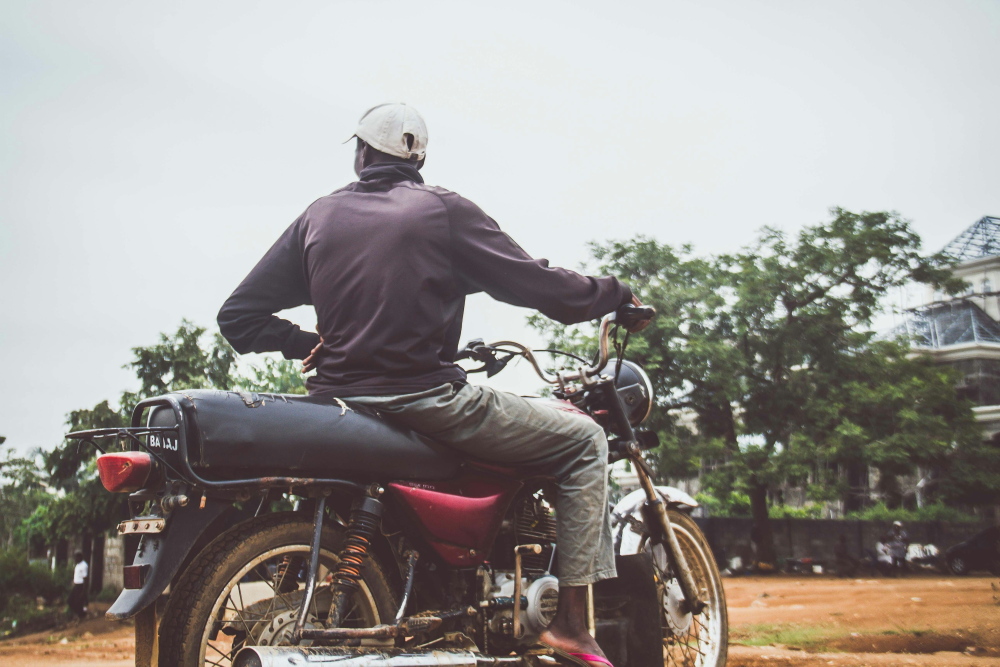
#> input picture marketing/reel4-atbara-live/assets/photos/rider.jpg, 3000 x 2000 px, found by its file name (shown at 1/3 size)
$ python dress_rider.py
#> lines starting #> are read from the running program, lines starting #| are printed output that depends on the picture; after the words box and inside, x2 and y2 are one past the last pixel; in counts of white or black regions, pixels touching at a corner belong together
# يُلبس الكابتن زيّ وجيز: القميص الداكن ⇐ أخضر الهوية، وشعار وجيز مطبوعٌ على ظهره
# بظلال القماش وطيّاته. المصدر assets/photos/rider.jpg (Unsplash) ⇐ rider_wajeez.jpg
import numpy as np
from PIL import Image, ImageFilter
im = Image.open('assets/photos/rider.jpg').convert('RGB')
#> im is the input picture: PIL image 3000x2000 RGB; mean R, G, B 154.9, 150.6, 146.8
a = np.asarray(im).astype(np.float32) / 255
r, g, b = a[..., 0], a[..., 1], a[..., 2]
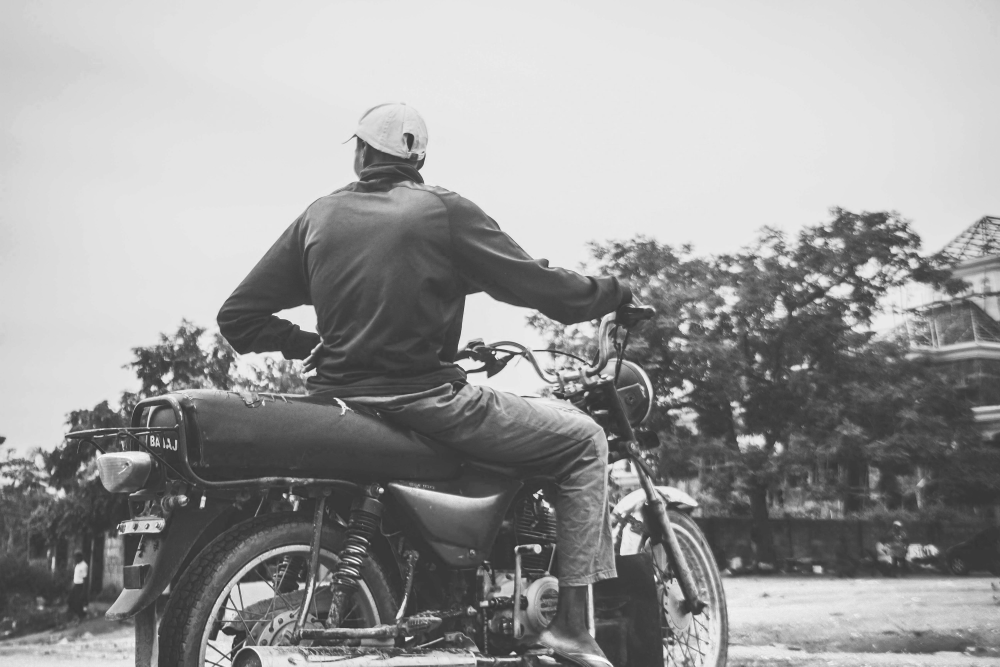
#> r: shape (2000, 3000) float32 (shown at 1/3 size); min 0.0941, max 1, mean 0.607
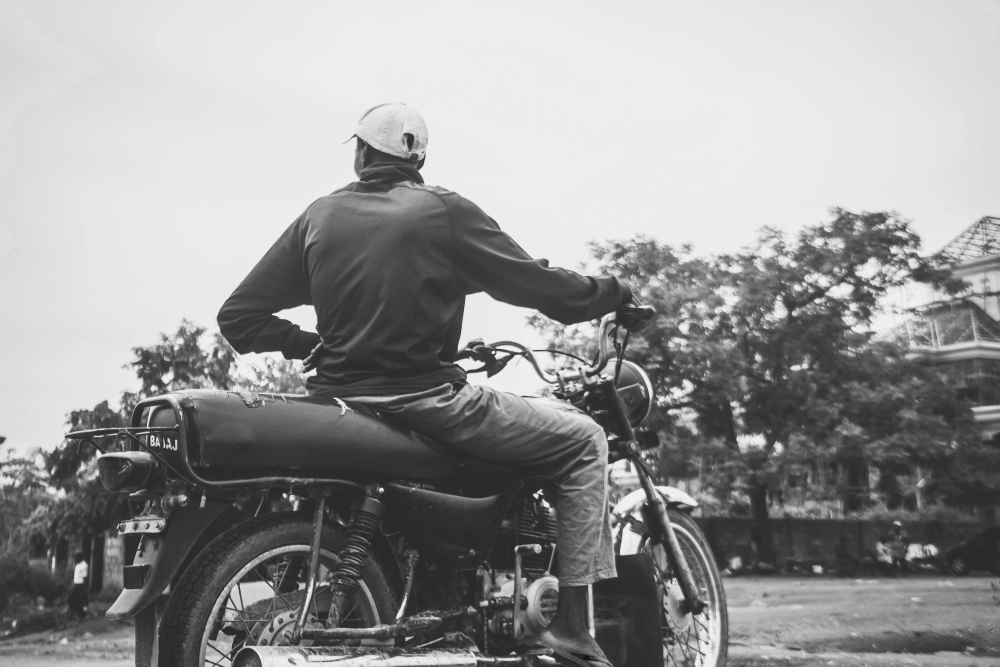
#> g: shape (2000, 3000) float32 (shown at 1/3 size); min 0.00392, max 0.984, mean 0.591
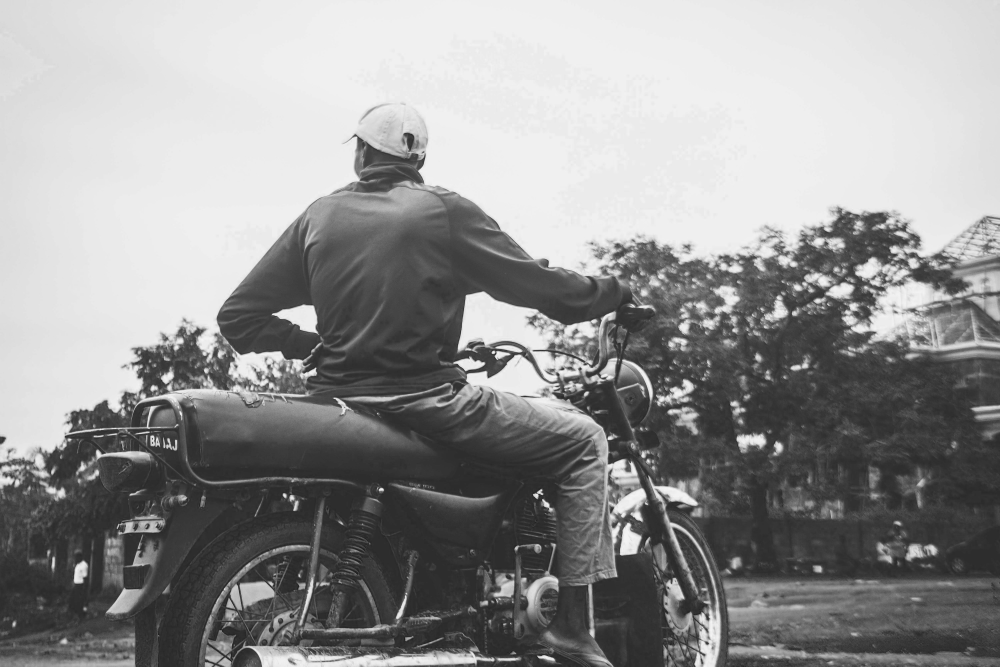
#> b: shape (2000, 3000) float32 (shown at 1/3 size); min 0.0235, max 1, mean 0.576
L = .3 * r + .59 * g + .11 * b
H, W = L.shape
#> H = 2000; W = 3000
yy, xx = np.mgrid[0:H, 0:W]
box = (xx > 620) & (xx < 1960) & (yy > 470) & (yy < 1160)
bike = ((yy > 990) & (xx > 1330 + (yy - 990) * .6)) | ((yy > 1165) & (xx < 1000)) | ((xx > 1650) & (yy > 1010))
mask = box & ~bike & (L < .74) & (b >= g - .015) & (r >= g - .03) & ((np.maximum(np.maximum(r, g), b) - np.minimum(np.minimum(r, g), b)) < .30)
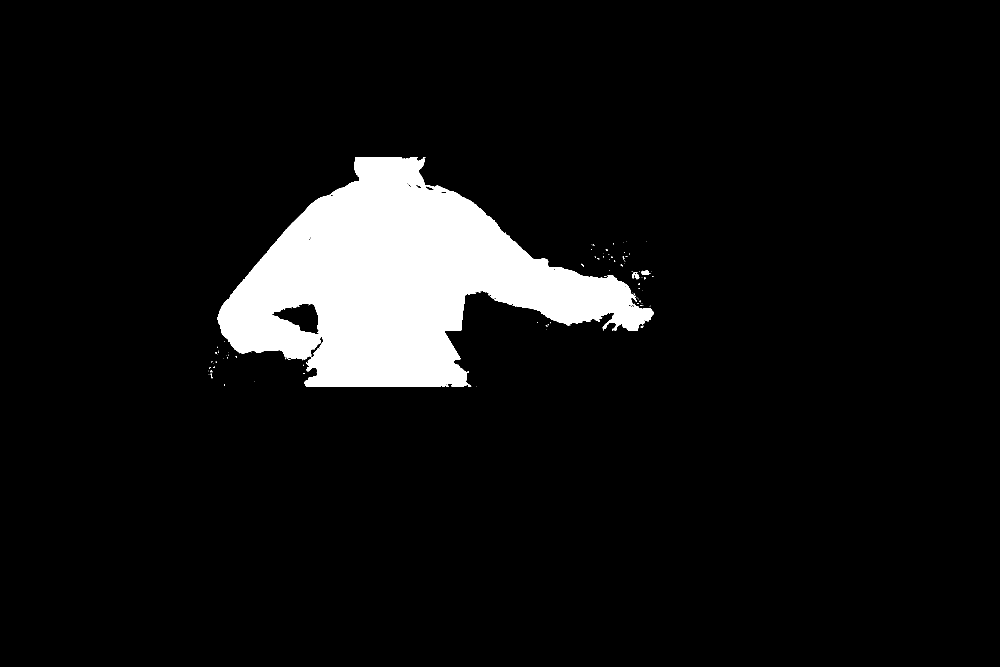
#> mask: shape (2000, 3000) bool (shown at 1/3 size); 7.5% white; 108 white regions (102 under 20 px), largest, box (x1, y1, x2, y2) and area: (653, 471, 1960, 1160) 448121, (1896, 816, 1917, 838) 231, (1923, 811, 1951, 824) 221, (1922, 977, 1930, 984) 33, (632, 1120, 637, 1135) 25, (1744, 791, 1752, 800) 24
# يُنظَّف القناع: يُملأ ثقوبه ويُنعَّم طرفه
m = Image.fromarray((mask * 255).astype('uint8')).filter(ImageFilter.MaxFilter(5)).filter(ImageFilter.MinFilter(5)).filter(ImageFilter.GaussianBlur(2.2))
m = np.asarray(m).astype(np.float32)[..., None] / 255
#> m: shape (2000, 3000, 1) float32
# أخضر الهوية بنفس إضاءة القماش (الطيّات تبقى)
green = np.array([0x07, 0x6E, 0x45], np.float32) / 255
shade = np.clip(L / .30, 0, 2.2)[..., None]
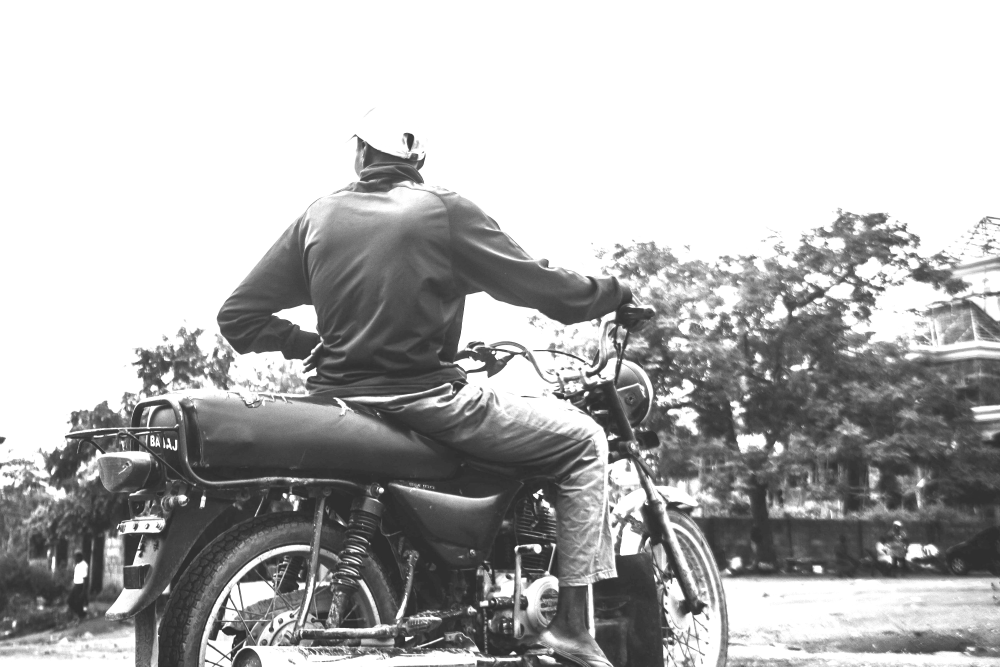
#> shade: shape (2000, 3000, 1) float32 (shown at 1/3 size); min 0.248, max 2.2, mean 1.62; drawn with min black and max white
dyed = np.clip(green * (0.18 + 0.7 * shade) + .02 * shade, 0, 1)
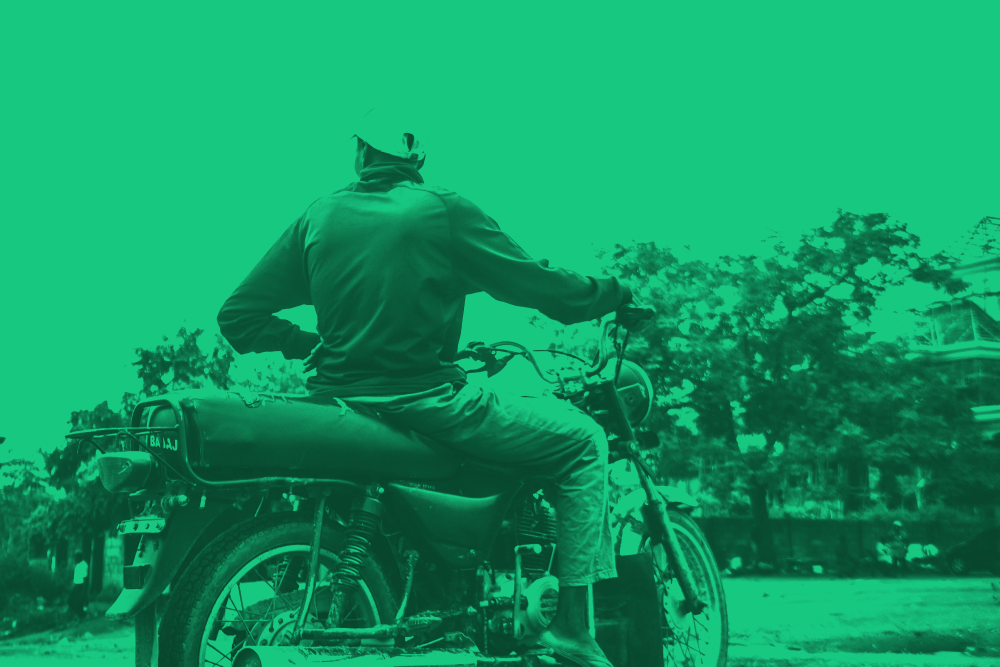
#> dyed: shape (2000, 3000, 3) float32 (shown at 1/3 size); mean of channels 0, 1, 2 0.0689, 0.585, 0.39; drawn as R, G, B
out = a * (1 - m) + dyed * m
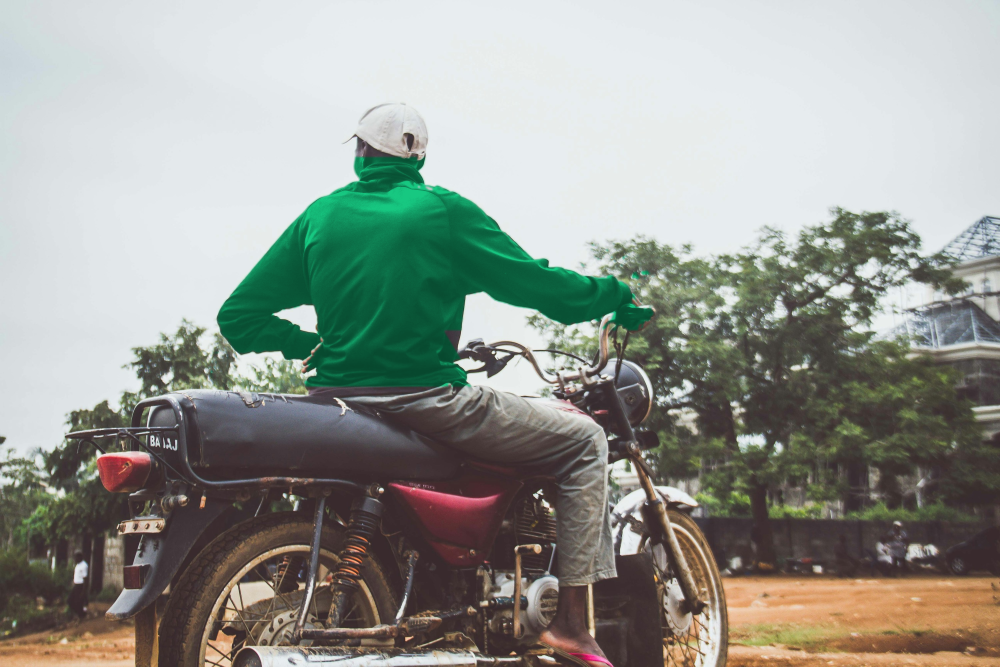
#> out: shape (2000, 3000, 3) float32 (shown at 1/3 size); mean R, G, B 0.575, 0.6, 0.577
# الشعار على الظهر: أبيض يتبع ظلّ القماش، ومائلٌ قليلاً مع الكتفين
#> (the run stopped early here; a loop or call above may not have finished)

$ run again, with marketing/reel4-atbara-live/assets/photos/atbara_house.jpg copied over marketing/reel4-atbara-live/assets/photos/rider.jpg
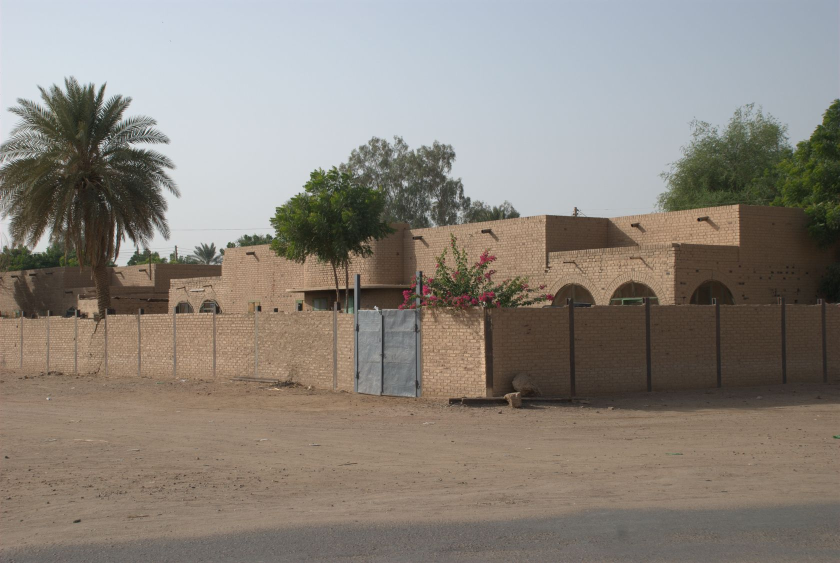
#> input picture marketing/reel4-atbara-live/assets/photos/atbara_house.jpg, 1680 x 1126 px, found by its file name (shown at 1/2 size)
#> im is the input picture: PIL image 1680x1126 RGB; mean R, G, B 138.8, 132.2, 124.1
#> `mask = box & ~bike & (L < .74) & (b >= g - .015) & (r >= g - .03) & ((..`:
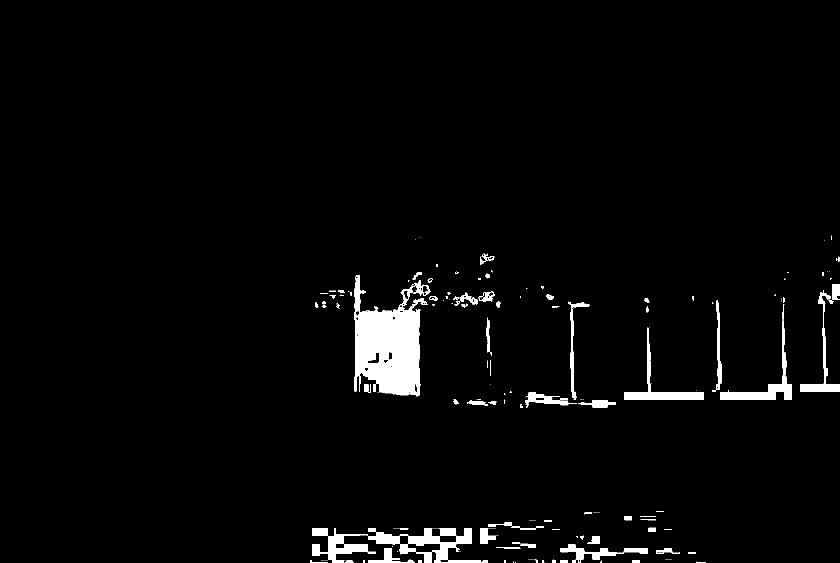
#> mask: shape (1126, 1680) bool (shown at 1/2 size); 2.9% white; 244 white regions (155 under 20 px), largest, box (x1, y1, x2, y2) and area: (708, 550, 861, 793) 21418, (734, 1056, 961, 1126) 5289, (1440, 608, 1584, 800) 3497
#> `out = a * (1 - m) + dyed * m`:
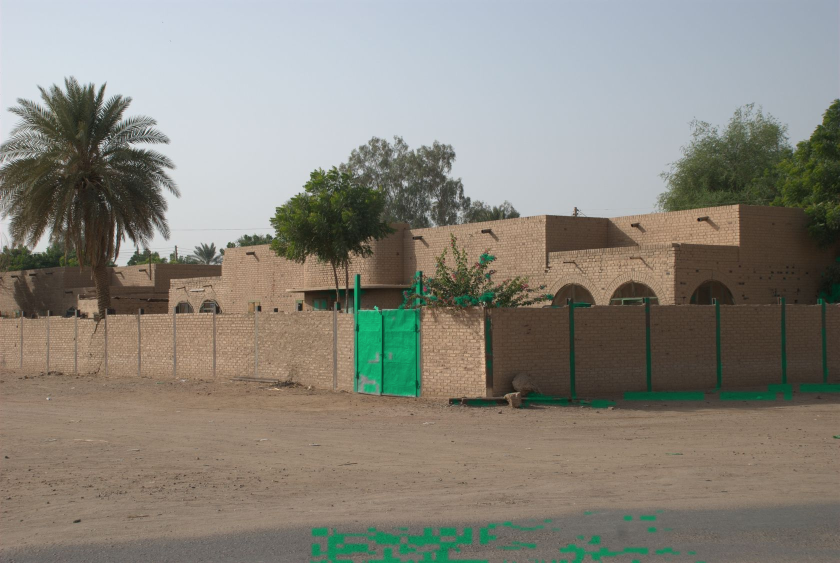
#> out: shape (1126, 1680, 3) float32 (shown at 1/2 size); mean R, G, B 0.534, 0.522, 0.485

$ run again, with marketing/reel4-atbara-live/assets/photos/atbara_rail.jpg copied over marketing/reel4-atbara-live/assets/photos/rider.jpg
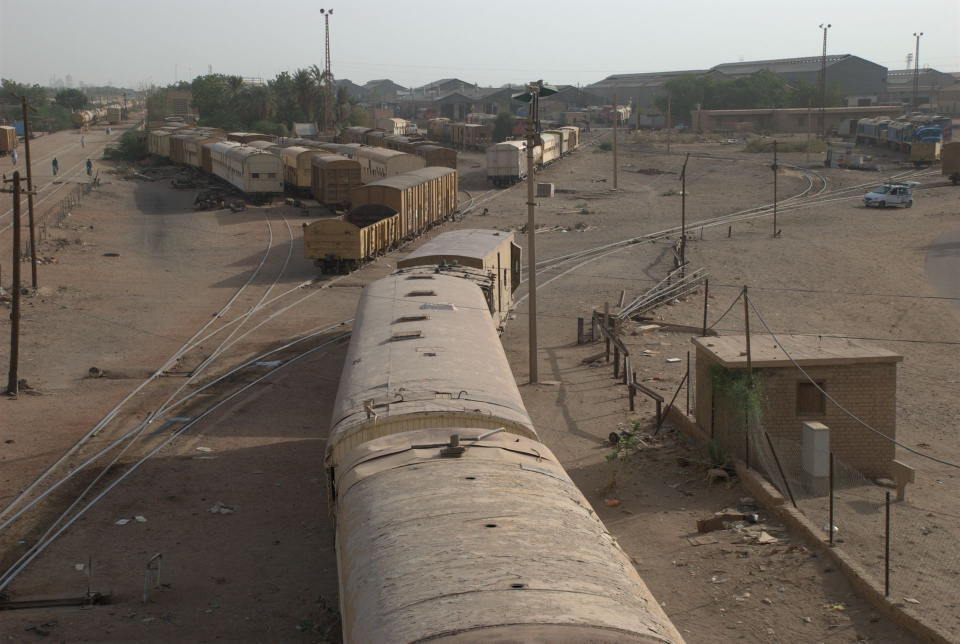
#> input picture marketing/reel4-atbara-live/assets/photos/atbara_rail.jpg, 1920 x 1287 px, found by its file name (shown at 1/2 size)
#> im is the input picture: PIL image 1920x1287 RGB; mean R, G, B 113.4, 104.9, 95.7
#> `mask = box & ~bike & (L < .74) & (b >= g - .015) & (r >= g - .03) & ((..`:
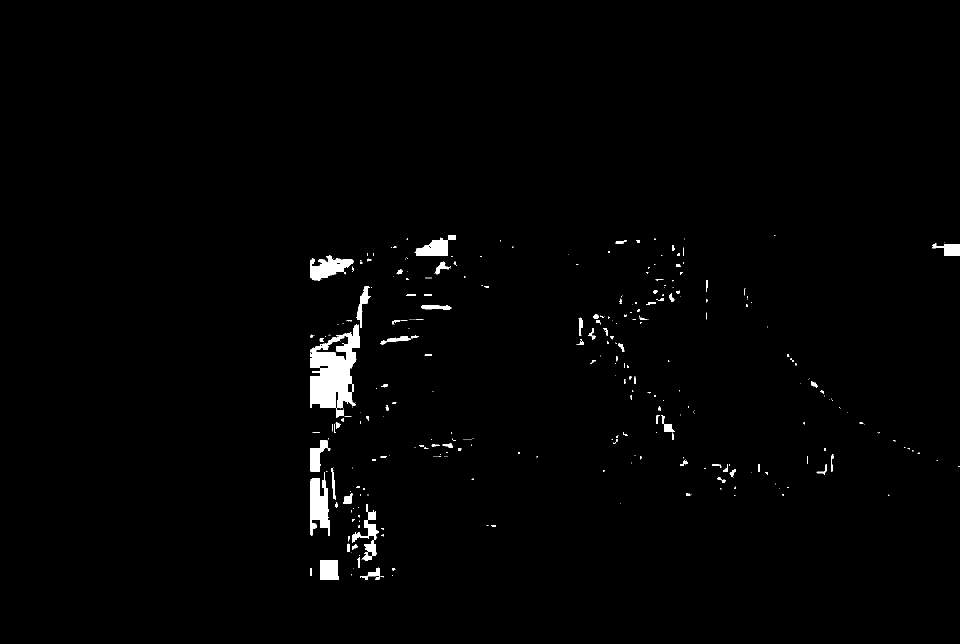
#> mask: shape (1287, 1920) bool (shown at 1/2 size); 1.3% white; 382 white regions (270 under 20 px), largest, box (x1, y1, x2, y2) and area: (621, 648, 720, 835) 10351, (621, 944, 660, 1072) 3121, (621, 511, 707, 562) 2385
#> `dyed = np.clip(green * (0.18 + 0.7 * shade) + .02 * shade, 0, 1)`:
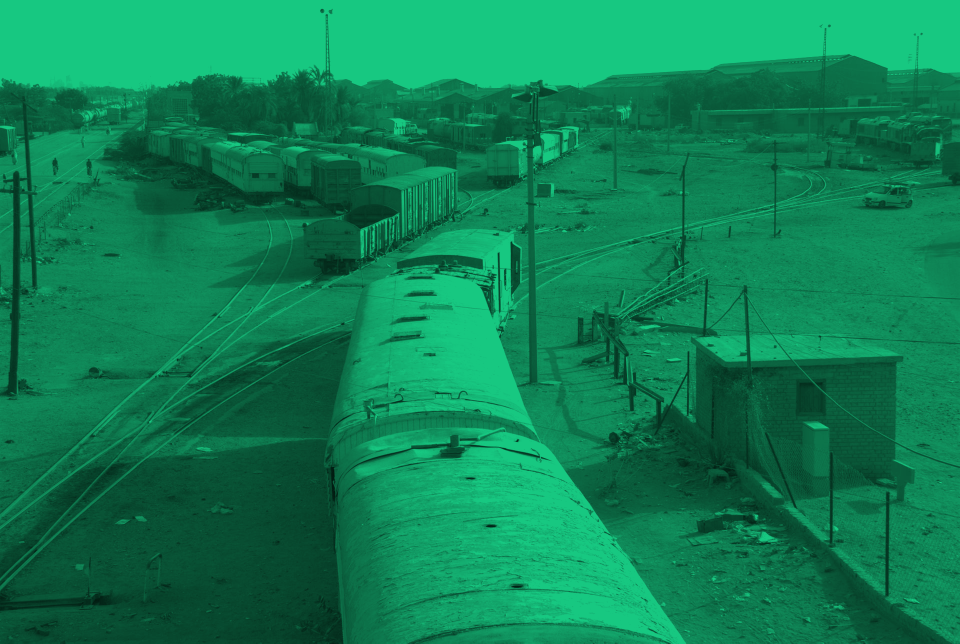
#> dyed: shape (1287, 1920, 3) float32 (shown at 1/2 size); mean of channels 0, 1, 2 0.057, 0.504, 0.326; drawn as R, G, B
